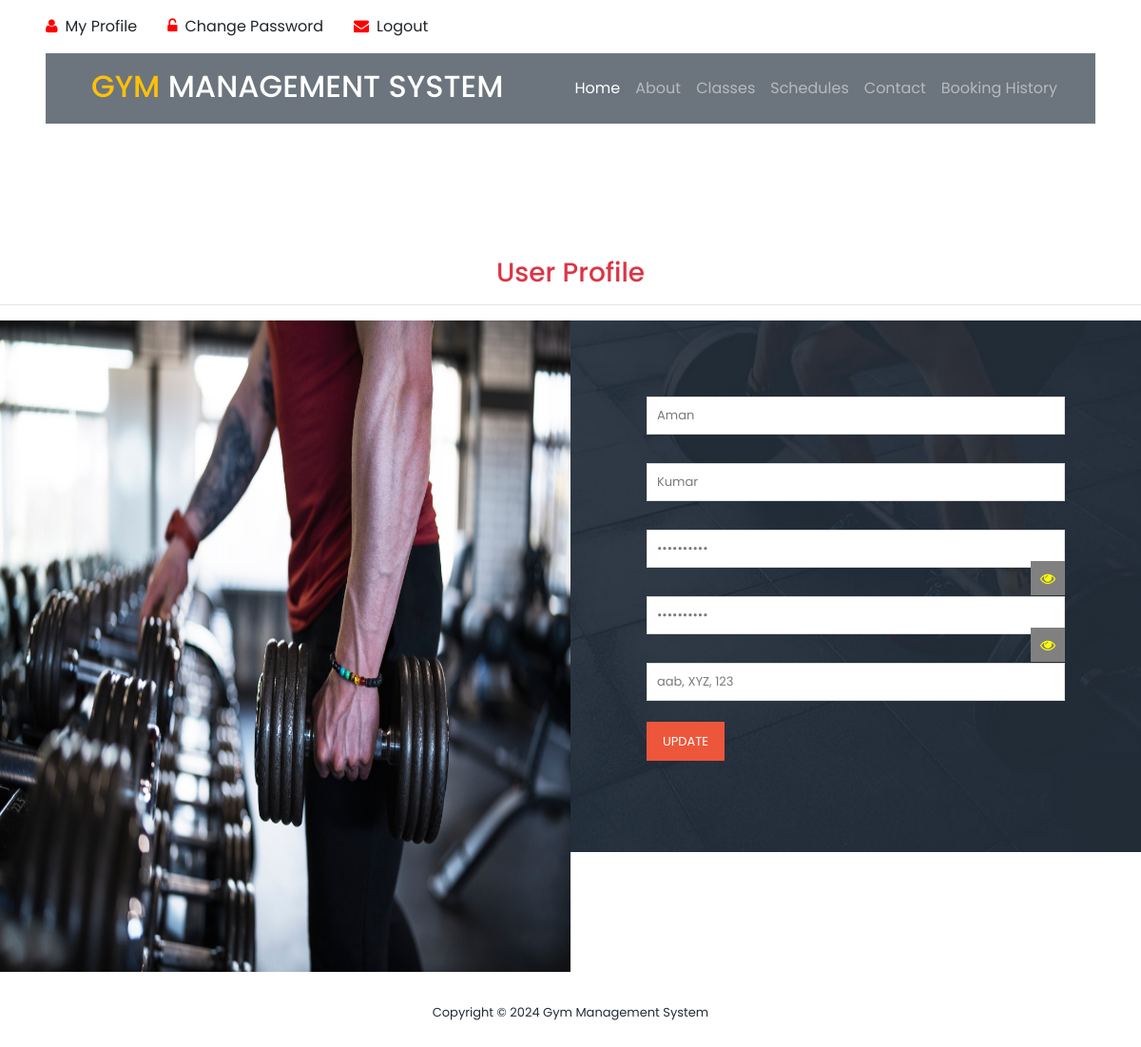
Screenshot of /user_profile/ (signed in) with the database file from the repository.
### gym/models.py (models this page shows, shortened)
class Signup(models.Model):
    user = models.ForeignKey(User, on_delete=models.CASCADE, null=True)
    mobile = models.CharField(max_length=15, null=True)
    state = models.CharField(max_length=150, null=True)
    city = models.CharField(max_length=150, null=True)
    address = models.CharField(max_length=200, null=True)
    creationdate = models.DateTimeField(auto_now_add=True)

### gym/views.py (the view, shortened to what this page needs)
# urls.py: path('user_profile/', user_profile, name="user_profile"),
def user_profile(request):
    data = Signup.objects.get(user=request.user)
    return render(request, "user_profile.html", locals())

### gym/templates/user_profile.html (shortened to what this page needs)
{% load static %}
<link rel="stylesheet" href="https://cdnjs.cloudflare.com/ajax/libs/font-awesome/4.7.0/css/font-awesome.min.css">
<html lang="en">
<head>
    <link rel="stylesheet" type="text/css" href="{% static 'assets/css/bootstrap.min.css' %}">
    <link rel="stylesheet" type="text/css" href="{% static 'assets/css/font-awesome.css' %}">
    <link rel="stylesheet" href="{% static 'assets/css/templatemo-training-studio.css' %}">
</head>
<body>
<div class="container-fluid py-3 px-lg-5 d-none d-lg-block">
    <div class="row">
        {% if request.user.is_authenticated %}
        <div class="col-md-6 text-center text-lg-left mb-2 mb-lg-0">
            <div class="d-inline-flex align-items-center">
                <a class="text-body pr-3" href="/user_profile/"><i style="color:red" class="fa fa-user mr-2"></i>My Profile</a>
                <a class="text-body px-3" href="/user_change_password/"><i style="color:red" class="fa fa-unlock-alt mr-2"></i>Change Password</a>
                <a class="text-body px-3" href="/user_logout/"><i style="color:red" class="fa fa-envelope mr-2"></i>Logout</a>
            </div>
        </div>
        {% endif %}
    </div>
</div>
<div class="container-fluid position-relative nav-bar p-0">
    <div class="position-relative px-lg-5" style="z-index: 9;">
        <nav class="navbar navbar-expand-lg bg-secondary navbar-dark py-3 py-lg-3 pl-3 pl-lg-5">
            <a href="" >
                <h2 class="text-uppercase text-warning mb-1">Gym <span class="text-white">Management System</span>
                </h2>
            </a>
            <div class="collapse navbar-collapse justify-content-between px-3" id="navbarCollapse">
                <div class="navbar-nav ml-auto py-0">
                    <a href="/" class="nav-item nav-link active">Home</a>
                    <a href="#features" class="nav-item nav-link">About</a>
                    <a href="#our-classes" class="nav-item nav-link">Classes</a>
                    <a href="#schedule" class="nav-item nav-link ">Schedules</a>
                    <a href="#contact-us" class="nav-item nav-link">Contact</a>
                    {% if request.user.is_authenticated %}
                    <a href="/booking_history/" class="nav-item nav-link">Booking History</a>
                    {% else %}
                    <a href="#admin"><button style="color:red" class="nav-item nav-link">Admin</button></a>
                    {% endif %}
                </div>
            </div>
        </nav>
    </div>
</div>
<section class="section" id="admin">
    <h3 class="text-center text-danger">User Profile</h3>
    <hr/>
    <div class="container-fluid mt-3">
        <div class="row">
            <div class="col-lg-6 col-md-6 col-xs-12">
                <div id="map">
                    <img src="{% static 'assets/images/adminlogin.jpg' %}" style="width: 100%; height: 685px;">
                </div>
            </div>
            <div class="col-lg-6 col-md-6 col-xs-12">
                <div class="admin-form">
                    <form method="post" action="" enctype="multipart/form-data">
                        <div class="row">
                            <div class="col-md-12 col-sm-12">
                                <fieldset>
                                    <input type="text" name="firstname" placeholder="First Name" required value="{{data.user.first_name}}">
                                </fieldset>
                            </div>
                            <div class="col-md-12 col-sm-12">
                                <fieldset>
                                    <input type="text" name="secondname" placeholder="Last Name" required value="{{data.user.last_name}}">
                                </fieldset>
                            </div>
                            <div class="col-md-12 col-sm-12">
                                <fieldset>
                                    <input type="password" name="email" id="email" placeholder="Enter Email" value="{{data.user.username}}" readonly>
                                    <span class="fa fa-eye field-icon toggle-password-2" id="email-eye" onclick="togglePassword2()"></span>
                                </fieldset>
                            </div>
                            <div class="col-md-12 col-sm-12">
                                <fieldset>
                                    <input type="password" name="mobile" id="mobile" placeholder="Mobile Number" value="{{data.mobile}}" readonly>
                                    <span class="fa fa-eye field-icon toggle-password" id="mobile-eye" onclick="togglePassword()"></span>
                                </fieldset>
                            </div>
                             <div class="col-md-12 col-sm-12">
                                <fieldset>
                                    <input type="text" name="address" placeholder="Address" value="{{data.address}}" required>
                                </fieldset>
                            </div>
                            <div class="col-lg-12">
                                <fieldset>
                                    <button type="submit" class="main-button" href="">Update</button>
                                </fieldset>
                            </div>
                        </div>
                    </form>
                </div>
            </div>
        </div>
    </div>
</section>
<footer>
    <div class="container">
        <div class="row">
            <div class="col-lg-12">
                <p>Copyright &copy;
                    Gym Management System
                </p>
            </div>
        </div>
    </div>
</footer>
</body>
</html>

### gym/static/assets/css/templatemo-training-studio.css (style rules this page uses)
html, body, div, span, applet, object, iframe, h1, h2, h3, h4, h5, h6, p, blockquote, div pre, a, abbr, acronym, address, big, cite, code, del, dfn, em, font, img, ins, kbd, q, s, samp, small, strike, strong, sub, sup, tt, var, b, u, i, center, dl, dt, dd, ol, ul, li, figure, header, nav, section, article, aside, footer, figcaption { margin: 0; padding: 0; border: 0; outline: 0; }
header, nav, section, article, aside, footer, hgroup { display: block; }
* { box-sizing: border-box; }
html, body { font-family: 'Poppins', sans-serif; font-weight: 400; background-color: #fff; font-size: 16px; -ms-text-size-adjust: 100%; -webkit-font-smoothing: antialiased; -moz-osx-font-smoothing: grayscale; }
a { text-decoration: none !important; }
h1, h2, h3, h4, h5, h6 { margin-top: 0px; margin-bottom: 0px; }
p { font-size: 14px; line-height: 25px; color: #7a7a7a; }
html, body { background: #fff; font-family: 'Poppins', sans-serif; }
#admin { margin-top: 140px; }
#admin .container-fluid .col-lg-6 { padding: 0px; }
#admin .admin-form { padding: 80px; background-image: url(../images/contact-bg.jpg); background-position: center center; background-repeat: no-repeat; background-size: cover; }
.admin-form input { color: #7a7a7a; font-size: 13px; border: 1px solid #ddd; background-color: #fff; width: 100%; height: 40px; outline: none; line-height: 40px; padding: 0px 10px; -webkit-appearance: none; -moz-appearance: none; appearance: none; margin-bottom: 30px; }
.admin-form ::placeholder { color: #7a7a7a; }
.admin-form button { display: inline-block; font-size: 13px; padding: 11px 17px; background-color: #ed563b; color: #fff; text-align: center; font-weight: 400; text-transform: uppercase; transition: all .3s; border: none; outline: none; margin-top: -8px; }
footer { text-align: center; padding: 30px 0px; }
footer p { color: #232d39; font-size: 13px; }

### gym/templates/user_profile.html (style rules this page uses)
.field-icon { float: right; margin-left: -25px; margin-top: -37px; position: relative; background:gray; color:yellow; z-index: 2; padding:10px; }

### rows the page displays
Signup: firstname "Aman", secondname "Kumar", address "aab, XYZ, 123"
